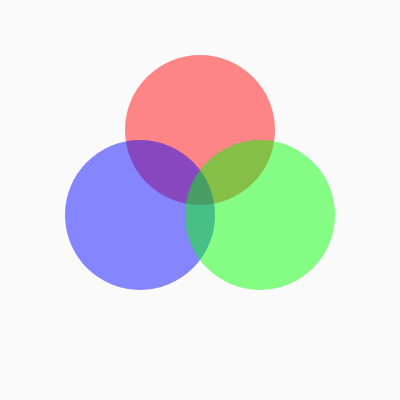
Frame 1 (no input)
Frame 60 (no input): identical to frame 1, image omitted
Frame 120 (the mouse pressed at the canvas centre since frame 60): identical to frame 1, image omitted

The p5.js sketch that drew this single still picture (run headless with seeded random() and noise() and a simulated clock; from frame 60 on, the mouse is pressed at the canvas centre):

// p5.js sketch
// ── sketch.js
function setup() {
  createCanvas(400, 400);
}

function draw() {
  background(250);
  noStroke();
  fill(255,0,0,120);
  circle(200,130,150);
  fill(0,0,255,120);
  circle(140,215,150);
  fill(0,255,0,120);
  circle(260,215,150);
}
